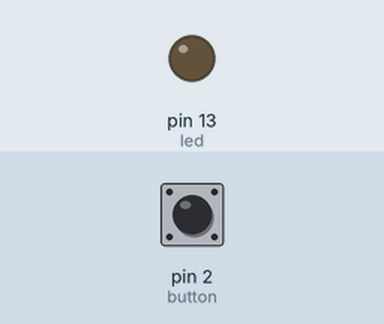
Simulated run of this sketch. Board: Arduino Uno, built with avr-gcc and run on an emulated ATmega328P. Shown: output pins drawn as LEDs (lit = HIGH). The test bench sets the inputs (shaded band); at power-on: pin 2 (button) LOW.

Above: at 1.2 s.
1.3 s: pin 2 (button) pulled HIGH for 0.15 s
At 1.37 s:
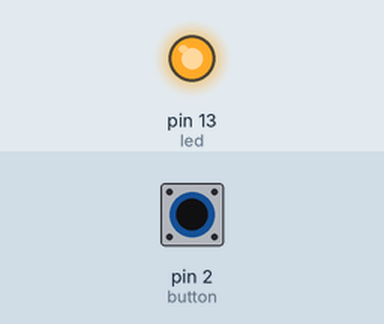
2.9 s: pin 2 (button) pulled HIGH for 3.2 s
At 7.2 s:
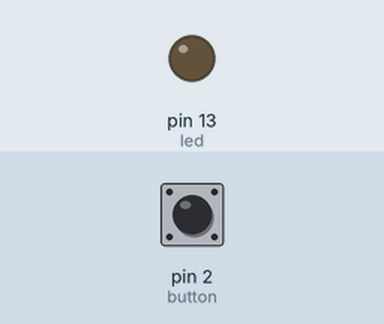
Timing chart, 0 to 8.7 s (numbered marks = the images above; inputs shaded):
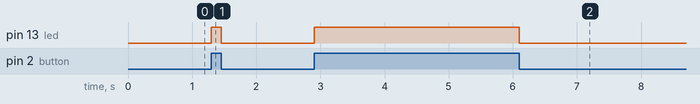

The sketch:

program1.3.b.ino
```cpp
const int button = 2;
const int led =  13;
int State = 0;

void setup() {
  pinMode(led, OUTPUT);
  pinMode(button, INPUT);
}

void loop()
{
  State = digitalRead(button);
  if (State == HIGH) {
    digitalWrite(led, HIGH);
  }
  else {
    digitalWrite(led , LOW);
  }
}
```

Measured:
- after the input at 1.3 s, pin 13 (led): LOW → HIGH at once, → LOW 0.15 s later
- after the input at 2.9 s, pin 13 (led): LOW → HIGH at once, → LOW 3.2 s later
